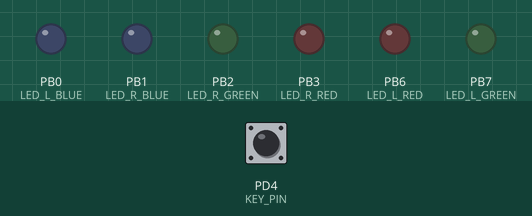
Simulated run of this program. Board: ATmega8, built with avr-gcc and emulated at 8 MHz. Shown: output pins drawn as LEDs (lit = HIGH). Dashed ring = blinking. The test bench sets the inputs (shaded band); at power-on: PD4 (KEY_PIN) HIGH.

Above: at 1.2 s.
1.3 s: PD4 (KEY_PIN) pulled LOW for 0.15 s
At 1.55 s:
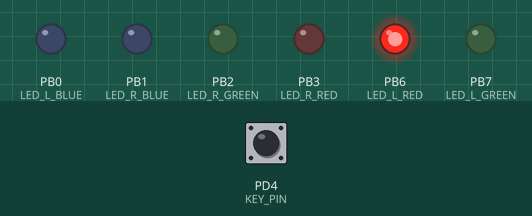
4.3 s: PD4 (KEY_PIN) pulsed LOW 5 times (0.12 s each, 0.3 s apart)
At 4.7 s:
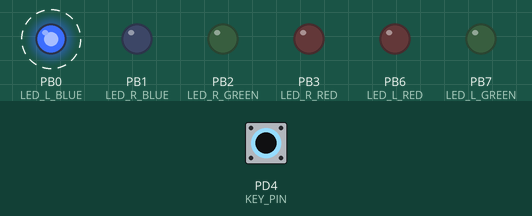
7.3 s: PD4 (KEY_PIN) pulled LOW for 1 s
At 7.7 s:
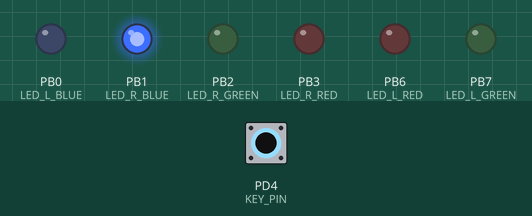
Timing chart, 0 to 16.3 s (numbered marks = the images above; inputs shaded):
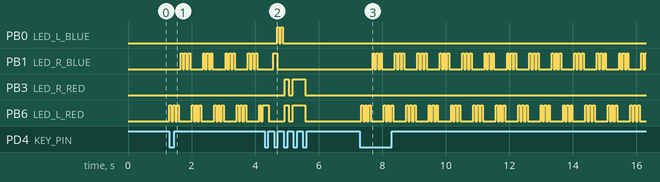

Measured:
- after the input at 1.3 s, PB1 (LED_R_BLUE): LOW → HIGH after 0.36 s, then repeats every 0.71 s: 2 × (LOW 0.06 s, HIGH 0.06 s), LOW 0.41 s, HIGH 0.06 s; PB6 (LED_L_RED): LOW → HIGH at once, then repeats every 0.71 s: 2 × (LOW 0.06 s, HIGH 0.06 s), LOW 0.41 s, HIGH 0.06 s
- after the input at 4.3 s, PB0 (LED_L_BLUE): alternates HIGH for 0.06 s and LOW for 0.06 s, 4 changes in all, then stays LOW, starting after 0.39 s; PB3 (LED_R_RED): LOW → HIGH after 0.63 s, → LOW 0.13 s later, → HIGH 0.13 s later, → LOW 0.39 s later
- after the input at 7.3 s, PB1 (LED_R_BLUE): LOW → HIGH after 0.40 s, then repeats every 0.71 s: 2 × (LOW 0.06 s, HIGH 0.06 s), LOW 0.41 s, HIGH 0.06 s; PB6 (LED_L_RED): LOW → HIGH at once, then repeats every 0.71 s: 2 × (LOW 0.06 s, HIGH 0.06 s), LOW 0.41 s, HIGH 0.06 s

The program:

main.c
```c
/*
 * Blights.c
 *
 * Created: 03/05/2019 21:58:59
 * Author : Krzysztof
 * Description : Simple program to display different LED's animations.
 */

#include <avr/io.h>
#define F_CPU 8000000
#include <avr/interrupt.h>
#include <avr/pgmspace.h>

#define LED_L_RED (1<<PB6) //outputs for different color RGB led's
#define LED_L_GREEN (1<<PB7)
#define LED_L_BLUE (1<<PB0)

#define LED_R_RED (1<<PB3)
#define LED_R_GREEN (1<<PB2)
#define LED_R_BLUE (1<<PB1)

#define KEY_PIN (1<<PD4) //set switch to port PD4
#define KEY_PRESSED (!(PIND & KEY_PIN)) //to check is key is pressed

//Function declaration
void hwTimer2Init(void);
void key_press();
void displayEffect(uint8_t *mode, uint8_t *start);

//Variables
uint8_t modeMax=5;
volatile uint8_t timer1;
uint8_t mode, clock;
static uint8_t idx=1;
uint8_t start;

//Arrays with effects, value on position 0 indicate how many steps to display, last value is timer setting
const uint8_t eff0[] PROGMEM={1,0,10};
const uint8_t eff1[] PROGMEM={12,64,0,64,0,64,0,2,0,2,0,2,0,9};
const uint8_t eff2[] PROGMEM={4,64,0,2,0,20};
const uint8_t eff3[] PROGMEM={12,1,0,1,0,1,0,2,0,2,0,2,0,9};
const uint8_t eff4[] PROGMEM={2,72,0,20};
const uint8_t eff5[] PROGMEM={1,72,20};

int main(void)
{

	DDRB |= LED_L_RED | LED_L_GREEN | LED_L_BLUE | LED_R_RED | LED_R_GREEN | LED_R_BLUE; //Set PORTB as output
	PORTB &= ~(LED_L_RED | LED_L_GREEN | LED_L_BLUE | LED_R_RED | LED_R_GREEN | LED_R_BLUE); //Set 0 on all outputs

	DDRD &= ~(KEY_PIN); //Set PD4 as input
	PORTD |= KEY_PIN; //enable pull up resistors by setting PORTD

	hwTimer2Init();

	sei(); //global permission for interrupts

    while (1)
    {

		key_press();

		if(!timer1){

			displayEffect(&mode, &start);

		}


    }
	return 0;
}

void displayEffect(uint8_t *mode, uint8_t *start){
	const uint8_t *tab;
	uint8_t all;

	if(*mode==0) tab=eff0;
	else if(*mode==1) tab=eff1;
	else if(*mode==2) tab=eff2;
	else if(*mode==3) tab=eff3;
	else if(*mode==4) tab=eff4;
	else if(*mode==5) tab=eff5;
	all=pgm_read_byte(&tab[0]);

	if(*start){
		PORTB=0;
		idx=1;
		*start=0;
	}

	PORTB=pgm_read_byte(&tab[idx++]);
	if(idx>all) idx=1;

	timer1=pgm_read_byte(&tab[all+1]);
}

//Configuration of hardware timer/counter 2
void hwTimer2Init(void){
	TCCR2 |=(1<<WGM21); //set timer mode CTC
	TCCR2 |=(1<<CS20) | (1<<CS21) | (1<<CS22); //set prescaler to 1024
	OCR2  = F_CPU/1024ul/156ul; //compare register set to ~50Hz every 20ms F_CPU 8000000 / 1024 / 156 = 50.08
	TIMSK |=(1<<OCF2); //compareMatch interrupt enabled
}

void key_press(void){
	uint8_t key_press=(PIND & KEY_PIN);
	if(!clock  && !key_press){
		clock=1;
		mode++;
		start=1;
		if(mode>modeMax) {
			mode=0;
			idx=1;
		}
	}
	else if( clock && key_press ) {//Software delay to avoid debouncing when switch is released
		clock++;
	}
}

ISR(TIMER2_COMP_vect){

	uint8_t cnt;
	cnt=timer1;
	if(cnt){
		timer1=--cnt;}
}
```
